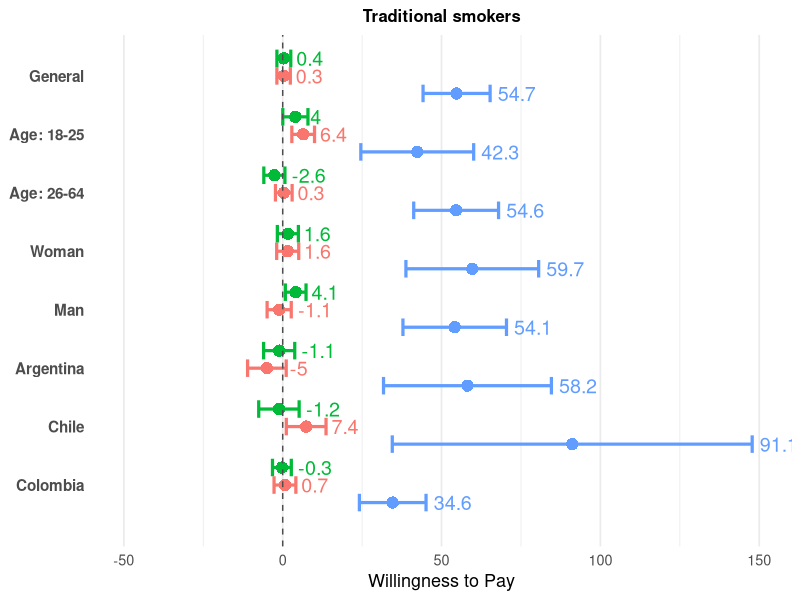
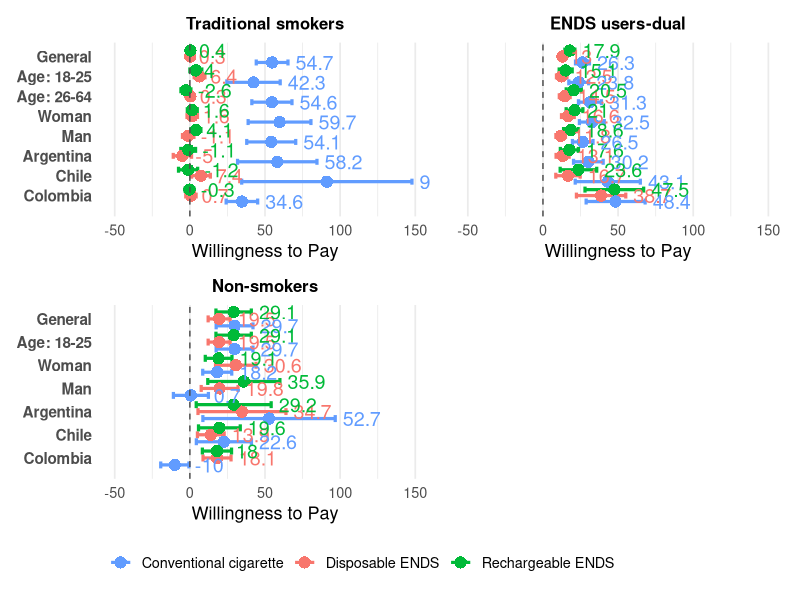
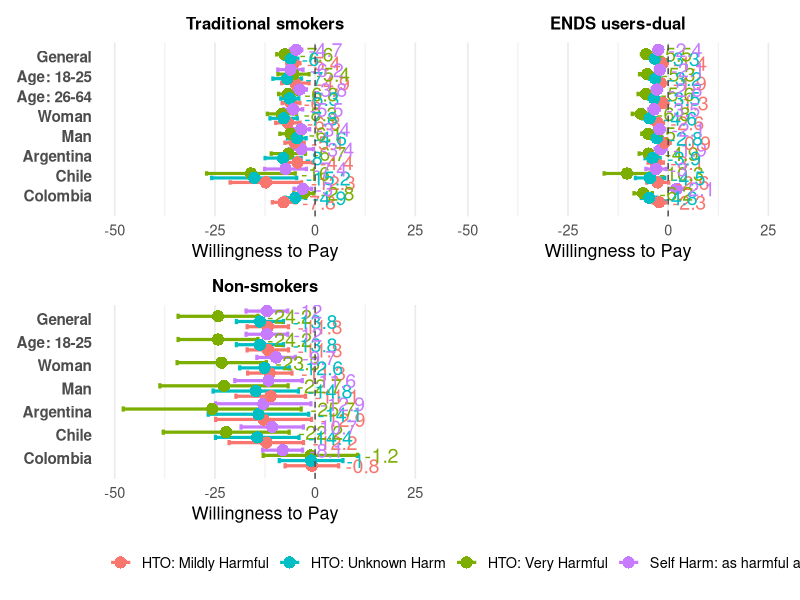
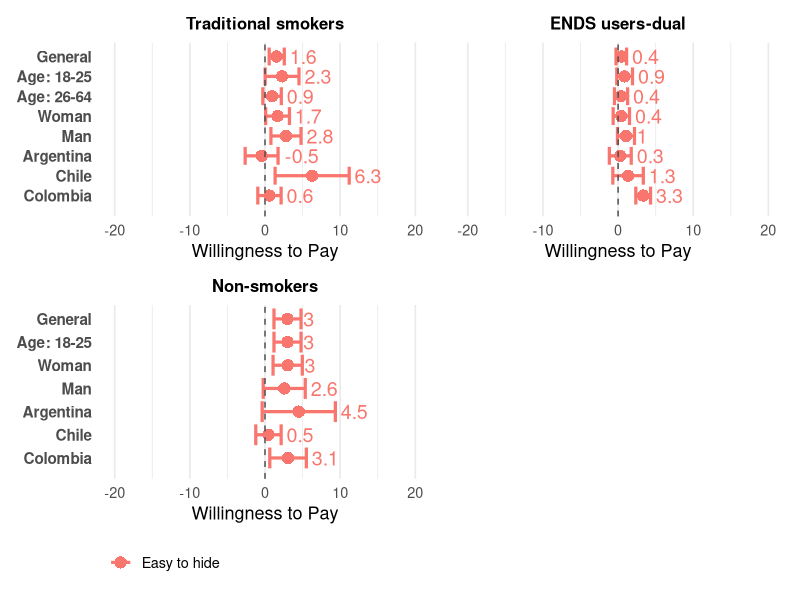
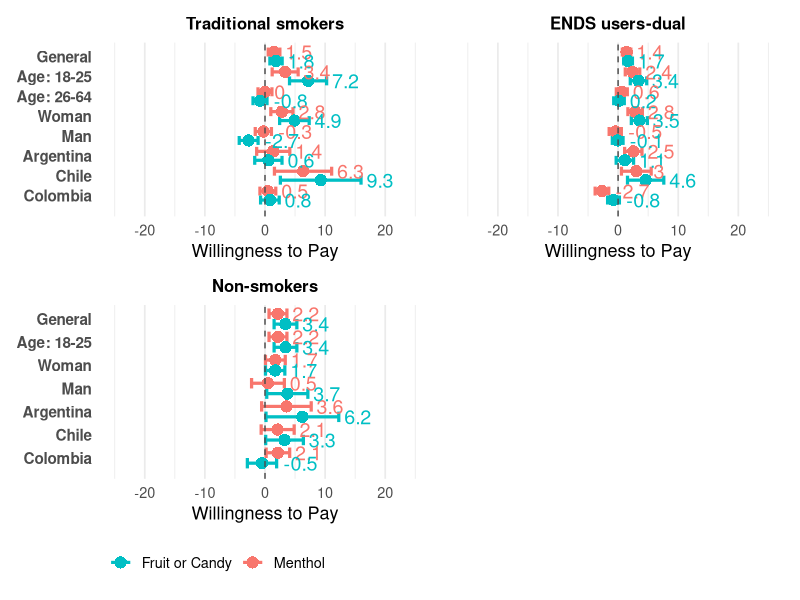
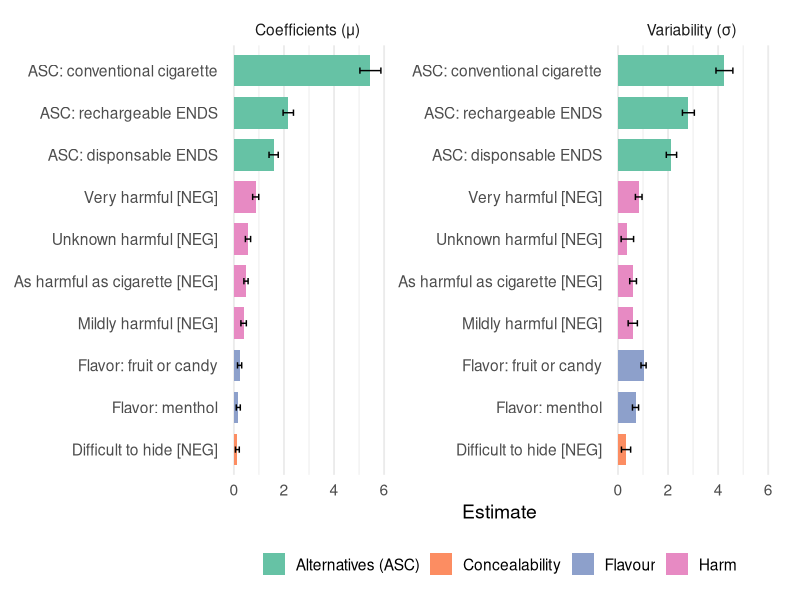

The R source for these figures, in order:
################################################################## 
########### Crea figuras para paper DCE Arg, Cl, Col ##########################
################## Agosto 2025 ##############################


rm(list = ls())


library(ggplot2)
library(dplyr)
library(patchwork)
library(gridExtra)
library(stringr)
library(patchwork)


# Definir directorio de trabajo
#setwd("C:/Users/jfino/Dropbox/Tabaco-DCE-2024/Resultados finales/Figuras")
# setwd("D:/Paul.Rodriguez/Dropbox (Personal)/tabaco/Tabaco-DCE-2024/Resultados finales/Figuras")

# Cargamos los datos en data frames: 
# Category
categorias <- c(
  "Disposable ENDS", "Rechargeable ENDS", "Conventional cigarette",
  "HTO: Mildly Harmful", "HTO: Very Harmful", "HTO: Unknown Harm",
  "Self Harm: as harmful as cigarette", "Hide: difficult to hide",
  "Menthol", "Fruit or Candy"
)

# Groups and Age
fumadores <- c("Traditional smokers", "ENDS users-dual", "Non-smokers")

#General
{
  #Create dataset with results obtained from Excel
  df_general <- data.frame(
    Category = rep(categorias, times = 3),
    Group = rep(fumadores, each = 10),
    Population = "General",  
    Mu = c(
      -0.284018604650239, -0.359061731869329, -54.7330871178434, 5.42628084049087, 7.57918974123273, 6.01442065266234, 4.73611276998701, 1.56199479086, -1.50724459746174, -1.83457550199286,
      -12.9706948486194, -17.9137171346565, -26.3051944262158, 1.39620955663625, 5.47282983218686, 3.30443275331792, 2.44750274824454, 0.427063933399133, -1.41378537195885, -1.66782615655982,
      -19.4850123751347, -29.1229094838281, -29.7445310888168, 11.7953555971751, 24.2220657722924, 13.777282307286, 12.0218140803301, 2.99464178537332, -2.15769087071376, -3.40706808261604

    ),
    
    SE = c(
      1.07890846782321, 1.11404354103527, 5.38462964597645, 0.844350745748173, 1.02057420283281, 0.8714511154634, 0.724914425461319, 0.512736504348169, 0.493456657889419, 0.521089510088924,
      1.16968751620523, 1.69509062565129, 2.36906349944538, 0.444383240799028, 0.617509289698842, 0.528695041838164, 0.432535426629689, 0.359049561822226, 0.35981220770809, 0.365844055107105,
      3.73267694772084, 6.00555563915702, 6.25140025210554, 2.63490328362125, 5.08256352251107, 2.99316925377097, 2.65540643559261, 0.918561299011328, 0.759934775874228, 0.965446997771048
    ),
    Sigma = c(
      24.2774002638299, 35.0217059207632, 36.6084915026449, -2.45708995813618, 8.34900640307237, 2.05665935691602, 5.54327645036427, 0.927051742443414, 5.2778546500144, -9.2708670793003,
      11.4175407175963, 15.3365626464883, -13.8669296446658, 0.387311699424014, 5.84801424289045, 5.24574458450019, -4.87629888282094, -3.4560270345905, 4.14974415590277, 5.22007672279517,
      -56.8969450274998, 61.0136446087724, 53.7126779913724, -3.10321538233686, -19.717468762837, 2.26915281134417, 15.4929865317155, -8.02980252560883, -1.9092108396275, -6.58884101820264
      
    )
  )
}


# Edad
{
  
  edades <- factor(c("Age: 18-25", "Age: 26-64"))
  
  # That block of code creates all possible combinations between categories, groups, and ages, 
  # and then deletes invalid combinations (in this case, a non-smoker being in the 26–64 age group).
  
  
  combinaciones <- expand.grid(
    Category = categorias,
    Group = fumadores,
    Population = edades,
    stringsAsFactors = FALSE
  )
  
  combinaciones <- combinaciones %>%
    filter(!(Group == "Non-smokers" & Population == "Age: 26-64"))
  
  df_Age <- combinaciones %>%
    mutate(
      Mu = c(
        -6.44708867106307, -3.98652442726932, -42.3496055468139, 4.92060857342081, 5.38202473186996, 6.96207404532161, 6.16178290045903, 2.27064495188725, -3.3514910515862, -7.16578702579454,
        -12.4795461936182, -15.1300198041693, -23.8127215839939, 1.91317426330498, 5.26529976269145, 3.22629073329648, 2.100392128781, 0.87105279868963, -2.39906987621858, -3.39484798298336,
        -19.4850123751347, -29.1229094838281, -29.7445310888168, 11.7953555971751, 24.2220657722924, 13.777282307286, 12.0218140803301, 2.99464178537332, -2.15769087071376, -3.40706808261604,
        -0.343481046803741, 2.62235039668198, -54.5904833803419, 5.99902156684161, 6.75872504685144, 6.31366957051404, 3.80881344259453, 0.942186632764606, 0.00593607276930683, 0.829575318691231,
        -14.4817904665056, -20.4981632582736, -31.2801196307919, 1.29819686593095, 5.56904666899233, 3.51674933884077, 2.8356227911218, 0.393368592917362, -0.620429202460959, -0.151398126925698
        
        
      ), 
      SE = c(
        1.82245336685058, 2.02045379971638, 9.06167093575288, 1.74548850267236, 1.98309691235137, 1.82697020226823, 1.60962687325653, 1.14863796226826, 1.1013628939985, 1.57460618040255,
        1.77971352647649, 2.21027795843026, 3.36769451047088, 0.692752475019168, 0.959409929424454, 0.762738671925281, 0.553738488866484, 0.534631592048978, 0.614578097687836, 0.697423204103432,
        3.73267694772084, 6.00555563915702, 6.25140025210554, 2.63490328362125, 5.08256352251107, 2.99316925377097, 2.65540643559261, 0.918561299011328, 0.759934775874228, 0.965446997771048,
        1.33941856611952, 1.69445543998915, 6.8127239746844, 1.12978077206048, 1.20194310055725, 1.14596283386978, 0.837397577340144, 0.62654186441653, 0.591415880748587, 0.594011821383828,
        1.83631017847553, 2.56797460682362, 3.90143684411291, 0.642879841967268, 0.988920656107322, 0.716966425954309, 0.608269070285576, 0.446637871937746, 0.466677666209529, 0.449034046979321
        
      ),
      Sigma = c(
        -19.7622465766796, -31.9737354656102, -2.44487316706552, -7.63582912733986, 13.4229803619121, -0.769860889812069, 8.54513248651111, 7.33704228660296, 6.88844448892098, 11.1427569252978,
        -12.3459302188033, -15.742552497517, 12.3390152600031, 1.76738362299194, 6.23798074347138, 4.68978134362208, -3.10368165285632, 3.19499185467673, -4.59413186435501, -5.9060879537798,
        -56.8969450274998, 61.0136446087724, 53.7126779913724, -3.10321538233686, -19.717468762837, 2.26915281134417, 15.4929865317155, -8.02980252560883, -1.9092108396275, -6.58884101820264,
        22.0459977221046, 33.2422552623445, 34.447527499582, 3.64058007842879, 8.00323150546381, -1.93654334108353, 5.02537970209665, 0.0986529815902948, -5.80722817225859, -8.7055324865389,
        -11.2419644156642, 16.4111313554758, 13.2347771108993, -3.50816455485078, -7.02686866187769, 4.10565507478182, -4.68923915249049, 2.64239007254313, 3.47480883769923, -4.34924969251387
      ) 
    )
}
# Country
{
  paises <- c("Argentina", "Chile", "Colombia")
  
  paises_rep <- rep(rep(paises, each = length(categorias)), times = length(fumadores))
  grupos_rep <- rep(fumadores, each = length(categorias) * length(paises))
  
  
  # Create all the correct combinations of Country, Group, and Category.
  combinaciones <- expand.grid(
    Category = categorias,
    Group = fumadores,
    Population = paises
  )
  
  # Reorder so that it is first by Country, then Group, then Category
  combinaciones <- combinaciones %>% 
    arrange(Population, Group, Category)
  
  # Create dataframe
  df_Country <- combinaciones %>%
    mutate(
      Mu = c(
        4.97305946705424, 1.11136294558798, -58.1574443699625, 4.35108584818553, 6.67931605317353, 7.97526671528663, 3.44735640522221, -0.450311817834246, -1.37090068327253, -0.559333213670319,
        -13.0719094287349, -17.5692350839984, -30.2078512719996, 3.1012986154799, 4.90758793228425, 3.89619716726816, 1.87774244454422, 0.292437318066174, -2.53105051218161, -1.12837660806039,
        -34.6804726233814, -29.163777436765, -52.6962844799152, 12.8597263651325, 25.6716955924567, 14.1330684943282, 12.9373110552782, 4.49383564540033, -3.56285697815816, -6.21942569818947,
        -7.38781659637192, 1.18730462372292, -91.1361976323764, 12.2837748990899, 16.0121850592391, 15.1950869187277, 7.37890691354765, 6.27486621894112, -6.32861093813406, -9.26569045947997,
        -16.6509647689175, -23.6094094548931, -43.138938843329, 2.61106556450155, 10.2754378138462, 4.51309051208735, 3.02221135807323, 1.32841053293405, -3.02956984781697, -4.5846765256299,
        -13.9210382525646, -19.6475749418212, -22.6363135466699, 12.1757091693018, 22.1797333824811, 14.435520495077, 10.6998147966194, 0.46074528303419, -2.10751477687571, -3.25057160926604,
        -0.708014868814254, 0.253517215122076, -34.6301643138397, 7.82399655052804, 2.82499515148775, 4.89676850694911, 3.04312131947671, 0.594426418182977, -0.475234734868596, -0.815724502058649,
        -38.6879317032741, -47.496851125256, -48.3659109623532, 2.25506121667223, 6.24165288987871, 4.75843946607999, -2.11563674639159, 3.33911876386532, 2.68475445818545, 0.764347546516625,
        -18.0786900997702, -18.0267745046034, 10.0137431799749, 0.801288895773471, 1.17076747169112, 0.988433161155691, 8.10072380121637, 3.06925332829977, -2.14722570508156, 0.500805765371401
      ), 
      SE = c(
        3.10197086818805, 2.49993267690397, 13.481263421046, 1.93573521050248, 2.17924016867408, 2.29874387978454, 1.54371926651585, 1.11703174304831, 1.40690206624244, 1.15738056920726,
        2.21300050748042, 3.06277317851063, 5.03360797771384, 0.976513404236151, 1.19144762260979, 0.963057614166005, 0.705837290721284, 0.743479374071213, 0.736115509166687, 0.738975657534327,
        14.9337872983648, 12.7220193459974, 22.4681269010031, 6.10912065974388, 11.3277598220717, 6.40182175946216, 6.06692726081316, 2.4848394846195, 2.10439096266332, 3.08812439274512,
        3.19078864777129, 3.24520093940779, 28.900978095736, 4.55301652520161, 5.64824388974238, 5.41552007278802, 2.65651743382352, 2.51611085620356, 2.42788519473299, 3.42298048776244,
        4.13688901005488, 6.20474060814208, 11.0537567926503, 1.40086440289978, 2.91659185755473, 1.86859298216163, 1.29780917874419, 1.03463173595492, 1.26243923830178, 1.53998920875058,
        4.53330909608662, 7.08905599306987, 9.35212516260518, 4.7371940554228, 8.01573269752858, 5.31734489689445, 3.96594485180197, 0.861793824800136, 1.40097645487928, 1.59904266073872,
        1.7505077540935, 1.51148389306896, 5.35147264537724, 1.44649383810023, 1.27762250159372, 1.30811121116214, 1.12308518483156, 0.790799989943137, 0.672281414878168, 0.790799989943137,
        8.37690248597826, 9.95728096453395, 10.0137431799749, 0.801288895773471, 1.17076747169112, 0.988433161155691, 0.775955590605363, 0.500805765371401, 0.578716328667068, 0.500805765371401,
        4.75561230635446, 4.95291481042838, 4.78416344702061, 3.40884658833426, 6.01110990687557, 4.05424447338005, 2.54062597634581, 1.24171330161919, 0.9991647483663, 1.24171330161919
        
      ),
      
      Sigma = c(
        -34.5394082608679, -38.8361078858509, -42.4743170339092, -7.94050559091825, -8.19477686836936, 5.43525490896704, -6.32270207149842, 2.12299549648494, 14.4610448602601, 18.281497984692,
        -13.4297187128579, 16.8670567992996, 16.4569699036693, -2.25854501001175, 6.61436790414093, 1.61892713126285, -3.82872829519259, 6.23788747523229, -7.12716122679326, -8.14851562985396,
        -68.5076643918732, -71.5134886999559, 36.3432745489448, -5.66508762631721, -27.621877933403, -0.351886389781397, -17.1963105906011, 13.7335668948957, 5.16314988583628, -11.8173732844501,
        40.9239394628955, -59.1264977071878, -69.137167313298, -0.10266893607245, -15.1406291184411, 8.88071931592257, 3.50356156921676, 5.7758903224479, -12.0991880003843, -18.5896714565632,
        -15.949734427128, -25.613846383392, 24.0347280307181, 1.9751560222693, -5.66350907245993, -7.95281479586525, 9.43734188258002, -4.32846483493792, -5.02199458570124, 7.58226033347127,
        50.4284446656205, 47.7344975822782, -51.190845571048, -3.10718623039626, -17.4478932630223, -5.34149231985398, -13.0657483961896, -4.60843610232317, 2.73204617334919, -9.0664279360666,
        -26.481907405883, 23.414487095864, 10.2479549996006, 8.14100406182076, 10.1044833124714, 3.25257621977239, -8.58842449270517, -6.54857212059505, -1.80281744817259, -3.29659138367357,
        -13.3824146547806, -5.16301141212525, -23.8896467584706, -2.55340521042456, -7.62019749038298, -2.11563674639159, 2.68475445818545, 1.10569338762576, -0.724179078593528, -3.41041900828749,
        -40.0606364476132, -49.6915578225361, 39.717325073878, 2.5251420094691, 15.4377878597994, 4.32218966811608, 13.4710513729353, -6.71829894807029, 2.28933510286167, 3.87522653853034
      ))
}



# Gender
{
  sexo <- c("Woman", "Man")
  combinaciones <- expand.grid(
    Category = categorias,
    Group = fumadores,
    Population = sexo,
    stringsAsFactors = FALSE
  )
  
  
  df_gender <- combinaciones %>%
    mutate(
      Mu = c(
        -1.57376536627553, -1.62487969261922, -59.6747989175575, 6.79727970607292, 8.26038784023568, 7.84638856654869, 5.47439613428213, 1.67016488068368, -2.81185833102677, -4.8931078392412,
        -16.5881289843545, -21.0140563908302, -32.5419435587023, 2.64705917259947, 6.7742177064421, 4.63321273463141, 3.50124789821279, 0.430533752371369, -2.8353343478384, -3.5380159679029,
        -30.5667013810772, -19.1406810972475, -18.2103589797456, 11.3049242325169, 23.3028882213685, 12.6228453358724, 9.73372661801521, 3.01870759726056, -1.72445414606745, -1.68811135876128,
        1.1066426397542, -4.08695883879956, -54.1450062142984, 5.12756149093065, 6.07877147032616, 4.56617914454923, 3.42885741439761, 2.79020144933454, 0.276377899037586, 2.71900501514572,
        -11.7929388759247, -18.5706057756595, -26.4620462032979, 0.936143422160517, 5.02686629081377, 2.81234112243654, 2.13176098838015, 1.04983660346155, 0.471730578705108, 0.0658273736814684,
        -19.80478604446, -35.9161338655641, -0.689229370173456, 11.0668096981927, 22.7312401984483, 14.8072870868653, 11.617779303351, 2.55881723482646, -0.493574290849677, -3.71016104799553

      ), 
      SE = c(
        1.76976316862946, 1.68906764826591, 10.6592185710275, 1.54966626213342, 1.86137005655816, 1.74038354981679, 1.21552564027006, 0.807096747641009, 0.940682280093955, 1.25431135217306,
        2.16349194311274, 2.84323593150132, 4.22836606824876, 0.749421956274442, 1.11657608384691, 0.873066950298281, 0.681635010261013, 0.554918308207686, 0.614399671576252, 0.681641056898271,
        6.87430633769376, 4.53317031477887, 4.92731387094942, 2.81987867545904, 5.68195382569101, 3.15719635322466, 2.45015874340201, 0.993303749161422, 0.840038280373781, 0.821618000647508,
        1.93874998877628, 1.66152753563708, 8.31404164065802, 1.2276361979102, 1.38564273069078, 1.19163099183611, 1.05753420666372, 1.02235465200984, 0.686494192701484, 0.799731481366041,
        1.62125632990647, 2.47010100375128, 3.49331414968906, 0.733704631196419, 0.80037124200366, 0.679892243630576, 0.641950991648366, 0.577578992153379, 0.517302903970467, 0.454991704457266,
        6.25601220700794, 12.2427935418234, 5.9435701085925, 4.43392384680398, 8.16313293026298, 5.43394099750895, 4.29747864318828, 1.42849611382494, 1.39145927169137, 1.74527633620123
), 
      Sigma = c(
        -31.1366098249355, 36.9104925345926, -43.1612135304064, -3.69661677769804, 11.8950100677843, -2.61866701991235, -3.71887145548082, 2.47120799326889, -8.41164404208508, -13.7753242838401,
        -15.548649344429, -17.8061906361364, 12.9550816967818, -2.89520427222273, 7.71705519691524, -5.36323358648942, -4.41345578889145, 4.63978713267346, 5.02547827806513, -6.54856542178076,
        55.8380066837449, -51.7614885637603, -85.1160457615076, 1.16711781310555, 10.833952875281, 1.82044899062083, -11.8683059208726, -5.88697841577366, -2.616244174326, -4.63334596042787,
        -25.9740328672092, 27.981764422496, 29.6274715634857, -0.307795633576577, -5.39437735771201, -3.29415405821128, 5.3829267204191, -3.47772594561232, 5.09491451546195, -6.51932774288872,
        8.69172174084335, -14.5208310012653, 16.6337151791378, 4.72238026196565, 3.1789534413078, -2.06810201561458, -4.41207925479439, 3.96986381622137, 3.5187279855096, 3.99612056682421,
        -66.1913695954007, -82.7696348015185, -107.045203935973, -1.14130651428088, 20.1929954034685, 3.34537285015122, 12.3666281119329, 5.61799829233551, 6.15190298719424, 6.43993957997777
) 
    )
}


# Unimos todos en un solo data frame
df_all <- bind_rows(df_general, df_Age, df_Country, df_gender)
df_all$Mu= - df_all$Mu  # Para que sea más fácil de interpretar

# Estas categoría la dejamos en negativo para poder expresar más fácil su significado
df_all$Mu[df_all$Category=="Hide: difficult to hide"]           =-df_all$Mu[df_all$Category=="Hide: difficult to hide"]

df_all$Category[df_all$Category=="Hide: difficult to hide"]="Easy to hide"


#Comprobamso que sean únicos 
print(any(duplicated(df_all %>% select(Category, Group, Population)))) #No hay duplicados

# Creamos IC al 95% 

df_all <- df_all %>%
  mutate(
    lower = Mu - 1.96 * SE,
    upper = Mu + 1.96 * SE
  )

# Graficamos todo: 

colores_grupos <- c(
  "Traditional smokers"= "#c77cff",
  "ENDS users-dual"= "#f8766d", 
  "Non-smokers"= "#00bfc4"
)

rm(df_general, df_Age, df_Country, df_gender)
###########################  Graficos  ####################################### 

#CAT: 
#  "Disposable ENDS", "Rechargeable ENDS", "Conventional cigarette",
#  "HTO: Mildly Harmful", "HTO: Very Harmful", "HTO: Unknown Harm",
#  "Self Harm: as harmful as cigarette", "Hide: difficult to hide",
#  "Menthol", "Fruit or Candy"

plot_dot_error <- function(df, grupo = "Traditional smokers", categorias_seleccion = c("Disposable ENDS", "Rechargeable ENDS", "Conventional cigarette"), mostrar_y = 1, limites_x = c(20, 300)) {
  
  # Filtramos según grupo y categorías
  df_plot <- df %>%
    filter(
      Group == grupo,
      Category %in% categorias_seleccion
    ) %>%
    mutate(
      # Convertimos Population en factor y controlamos el orden
      Population = factor(Population, levels = c("Colombia", "Chile", "Argentina", "Man", "Woman", "Age: 26-64", "Age: 18-25", "General"))
    )
  
  # Crear colores dinámicamente según la cantidad de categorías seleccionadas
  colores <- scales::hue_pal()(length(categorias_seleccion))
  names(colores) <- categorias_seleccion
  
  # Crear gráfico
  ggplot(df_plot, aes(x = Mu, y = Population, color = Category)) +
    geom_errorbarh(aes(xmin = lower, xmax = upper),
                   width = 0.4, linewidth = 1.1,  
                   position = position_dodge(width = 0.9)) +
    geom_point(size = 3.5, stroke = 1, shape = 16,
               position = position_dodge(width = 0.9)) +
    geom_text(
      aes(label = round(Mu, 1), x = upper),  # coloca el texto al final del CI
      hjust = -0.2,                          # un poco a la derecha del extremo
      vjust = 0.5,
      size = 5,                              # tamaño visible
      show.legend = FALSE,
      position = position_dodge(width = 0.9)
    ) +
    geom_vline(xintercept = 0, linetype = "dashed", color = "gray30") +
    scale_y_discrete(expand = expansion(mult = c(0.15, 0.1))) +
    scale_x_continuous(limits = limites_x) + 
    scale_color_manual(values = colores) +
    labs(title =  grupo,
         x = "Willingness to Pay",
         y =  NULL,
         color = NULL) +
    theme_minimal(base_size = 13) +
    theme(
      legend.position = if (mostrar_y == 3) "bottom" else "none",
      legend.justification = if (mostrar_y == 3) "left" else "none" ,
      legend.title = element_text(size = 11) , 
      plot.title = element_text(face = "bold", size = 12, hjust = 0.5),
      panel.grid.major.y = element_blank(),
      strip.text = element_text(face = "bold", size = 11, hjust = 0),
      axis.text.y = if (mostrar_y == 1 | mostrar_y == 3) element_text(face = "bold", size = 11, hjust = 1) else element_blank()
      #axis.text.y = element_text(face = "bold", size = 11, hjust = 1)
    )
}


###########################  Graficos: Alternativas  ####################################### 
plot_dot_error(df_all, grupo = "Traditional smokers", categorias_seleccion = c("Disposable ENDS", "Rechargeable ENDS", "Conventional cigarette"), mostrar_y = 1, limites_x = c(-50, 150) )

plot_alt_TS <- plot_dot_error(df_all, grupo = "Traditional smokers", categorias_seleccion = c("Disposable ENDS", "Rechargeable ENDS", "Conventional cigarette"), mostrar_y = 1, limites_x = c(-50, 150) )
plot_alt_dual <- plot_dot_error(df_all, grupo = "ENDS users-dual", categorias_seleccion = c("Disposable ENDS", "Rechargeable ENDS", "Conventional cigarette"), mostrar_y = 2,  limites_x = c(-50, 150))
plot_alt_NS <- plot_dot_error(df_all, grupo = "Non-smokers", categorias_seleccion = c("Disposable ENDS", "Rechargeable ENDS", "Conventional cigarette"), mostrar_y = 3, limites_x = c(-50, 150) )

(plot_alt_TS | plot_alt_dual | plot_alt_NS) + plot_layout(ncol = 2, nrow = 2)
plot_alternatives <- (plot_alt_TS | plot_alt_dual | plot_alt_NS) + plot_layout(ncol = 2, nrow = 2)


ggsave("Alternatives.png", plot_alternatives, width = 10, height = 14, dpi = 350)
ggsave("Alternatives.svg", plot_alternatives, width = 10, height = 14, dpi = 350,device = "svg")

###########################  Graficos: Atributos  ####################################### 

##### Harm 
plot_harm_TS <- plot_dot_error(df_all, grupo = "Traditional smokers", categorias_seleccion = c("HTO: Mildly Harmful", "HTO: Very Harmful", "HTO: Unknown Harm", "Self Harm: as harmful as cigarette"), mostrar_y = 1, limites_x = c(-50, 25))
plot_harm_dual <- plot_dot_error(df_all, grupo = "ENDS users-dual", categorias_seleccion = c("HTO: Mildly Harmful", "HTO: Very Harmful", "HTO: Unknown Harm", "Self Harm: as harmful as cigarette"), mostrar_y = 2, limites_x = c(-50, 25))
plot_harm_NS <- plot_dot_error(df_all, grupo = "Non-smokers", categorias_seleccion = c("HTO: Mildly Harmful", "HTO: Very Harmful", "HTO: Unknown Harm", "Self Harm: as harmful as cigarette"), mostrar_y = 3, limites_x = c(-50, 25))



(plot_harm_TS | plot_harm_dual | plot_harm_NS) + plot_layout(ncol = 2, nrow = 2)
plot_harm <- (plot_harm_TS | plot_harm_dual | plot_harm_NS) + plot_layout(ncol = 2, nrow = 2)
ggsave("Harm.png", plot_harm, width = 10, height = 14, dpi = 300)
ggsave("Harm.svg", plot_harm, width = 10, height = 14, dpi = 300,device = "svg")

##### Hide
plot_hide_TS <- plot_dot_error(df_all, grupo = "Traditional smokers", categorias_seleccion = c( "Easy to hide" ), mostrar_y = 1, limites_x = c(-20, 20))
plot_hide_dual <- plot_dot_error(df_all, grupo = "ENDS users-dual", categorias_seleccion = c( "Easy to hide" ), mostrar_y = 2, limites_x = c(-20, 20))
plot_hide_NS <- plot_dot_error(df_all, grupo = "Non-smokers", categorias_seleccion = c( "Easy to hide" ), mostrar_y = 3, limites_x = c(-20, 20))

(plot_hide_TS | plot_hide_dual | plot_hide_NS) + plot_layout(ncol = 2, nrow = 2)
plot_hide <- (plot_hide_TS | plot_hide_dual | plot_hide_NS) + plot_layout(ncol = 2, nrow = 2)
ggsave("Hide.png", plot_hide, width = 10, height = 14, dpi = 300)
ggsave("Hide.svg", plot_hide, width = 10, height = 14, dpi = 300,device = "svg")

##### Flavours
plot_flavours_TS <- plot_dot_error(df_all, grupo = "Traditional smokers", categorias_seleccion = c("Menthol", "Fruit or Candy"), mostrar_y = 1, limites_x = c(-25, 25))
plot_flavours_dual <- plot_dot_error(df_all, grupo = "ENDS users-dual", categorias_seleccion = c( "Menthol", "Fruit or Candy"), mostrar_y = 2, limites_x = c(-25, 25))
plot_flavours_NS <- plot_dot_error(df_all, grupo = "Non-smokers", categorias_seleccion = c("Menthol", "Fruit or Candy"), mostrar_y = 3, limites_x = c(-25, 25))


(plot_flavours_TS | plot_flavours_dual | plot_flavours_NS) + plot_layout(ncol = 2, nrow = 2)
plot_flavours <- (plot_flavours_TS | plot_flavours_dual | plot_flavours_NS) + plot_layout(ncol = 2, nrow = 2)
ggsave("Flavours.png", plot_flavours, width = 10, height = 14, dpi = 300)
ggsave("Flavours.svg", plot_flavours, width = 10, height = 14, dpi = 300,device = "svg")



# Figure 1: attribute importance, for all smokers =========================
# Importante: no se incluyen los precios porque los coeficientes asociados
# son los parametros dentro de la distribución -LogNormal que siguen
# En consecuencia, no son fácilmente comparables con el resto de coeficientes
# Paquetes
library(tidyverse)
library(patchwork)


# Input data

df1 <- tribble(
  ~Parameter, ~Coefficient, ~Se, ~Mu,
  "ASC: disponsable ENDS",         1.586976711,  0.093645743, 1,
  "ASC: disponsable ENDS",         2.135540860,  0.105125256, 0,
  "ASC: rechargeable ENDS",        2.172236825,  0.105633507, 1,
  "ASC: rechargeable ENDS",       -2.811892036,  0.121288636, 0,
  "ASC: conventional cigarette",   5.452181755,  0.213863992, 1,
  "ASC: conventional cigarette",  -4.251531511,  0.172122453, 0,
  
  "Mildly harmful [NEG]",         -0.388427387,  0.055204781, 1,
  "Mildly harmful [NEG]",         -0.590279144,  0.093811539, 0,
  "Very harmful [NEG]",           -0.870561487,  0.062198692, 1,
  "Very harmful [NEG]",           -0.827991124,  0.067572689, 0,
  "Unknown harmful [NEG]",        -0.563304272,  0.053098605, 1,
  "Unknown harmful [NEG]",         0.374537324,  0.126847964, 0,
  "As harmful as cigarette [NEG]",-0.483135022,  0.042810049, 1,
  "As harmful as cigarette [NEG]", 0.602738305,  0.068642693, 0,
  
  "Difficult to hide [NEG]",      -0.138387199,  0.039066966, 1,
  "Difficult to hide [NEG]",      -0.322083636,  0.093586721, 0,
  "Flavor: menthol",               0.174741954,  0.041155976, 1,
  "Flavor: menthol",               0.700066995,  0.062238525, 0,
  "Flavor: fruit or candy",        0.227751790,  0.042562560, 1,
  "Flavor: fruit or candy",       -1.020990926,  0.052150456, 0
)




# Si quisiéramos poner el precio, deberíamos obtener los momentos
# de la distribución... no me lle´go a funcionar bien. Dejo
# aca lo último
# 1) Extrae momentos para precio (mu_p, sd_p) y recupera (m,s)
#row_mu_p <- df1 %>% filter(Mu==1, str_detect(Parameter, "^Price")) %>% slice(1)
#row_sd_p <- df1 %>% filter(Mu==0, str_detect(Parameter, "^Price")) %>% slice(1)
#mu_p <- as.numeric(row_mu_p$Coefficient)        # ~ -13.358...
#sd_p <- as.numeric(row_sd_p$Coefficient)        # ~ 8.702

#s2  <- log(1 + (sd_p/abs(mu_p))^2)
#s   <- sqrt(s2)
#m   <- log(abs(mu_p)) - 0.5*s2   # ~2.415


# df1: Parameter, Coefficient, Se, Mu (1 = mu, 0 = sigma)
stopifnot(all(c("Parameter","Coefficient","Se","Mu") %in% names(df1)))

df_plot <- df1 %>%
  mutate(
    kind = if_else(Mu == 1, "Coefficients (μ)", "Variability (σ)"),
    group = case_when(
      str_detect(Parameter, "^ASC")                         ~ "Alternatives (ASC)",
      str_detect(Parameter, "(?i)Price")                    ~ "Price",
      str_detect(Parameter, "(?i)^Difficult")                    ~ "Concealability",
      str_detect(Parameter, "(?i)^Flavor")                  ~ "Flavour",
      TRUE ~ "Harm"
    ),
    ci_l = Coefficient - 1.96*Se,
    ci_u = Coefficient + 1.96*Se,
    neg_flag = str_detect(Parameter, fixed("[NEG]"))
  ) %>%
  # 1) Flip para μ con [NEG]
  mutate(
    Coefficient = if_else(kind == "Coefficients (μ)" & neg_flag, -Coefficient, Coefficient),
    ci_l        = if_else(kind == "Coefficients (μ)" & neg_flag, -ci_l,        ci_l),
    ci_u        = if_else(kind == "Coefficients (μ)" & neg_flag, -ci_u,        ci_u)
  ) %>%
  # Reordenar extremos si quedaron invertidos
  mutate(
    tmp_l = pmin(ci_l, ci_u),
    tmp_u = pmax(ci_l, ci_u),
    ci_l  = tmp_l, ci_u = tmp_u
  ) %>%
  select(-tmp_l, -tmp_u) %>%
  # 2) σ en magnitud positiva
  mutate(
    Coefficient = if_else(kind == "Variability (σ)", abs(Coefficient), Coefficient),
    ci_l = if_else(kind == "Variability (σ)", pmax(0, abs(ci_l)), ci_l),
    ci_u = if_else(kind == "Variability (σ)", abs(ci_u), ci_u)
  ) %>%
  # Ordenar dentro de cada facet después de transformar
  group_by(kind) %>%
  mutate(Parameter_f = forcats::fct_reorder(Parameter, Coefficient)) %>%
  ungroup()


# Gráfico único con facets (evita duplicar leyenda y problemas de recorte)
p <- ggplot(df_plot, aes(x = Parameter_f, y = Coefficient, fill = group)) +
  geom_col(width = 0.75) +
  geom_errorbar(aes(ymin = ci_l, ymax = ci_u), width = 0.15) +
  coord_flip(clip = "off") +
  facet_wrap(~ kind, ncol = 2, scales = "free_y") +
  scale_fill_brewer(palette = "Set2") +
  labs(x = NULL, y = "Estimate", fill = NULL) +
  theme_minimal(base_size = 14) +
  theme(
    legend.position = "bottom",
    panel.grid.major.y = element_blank(),
    plot.margin = margin(10, 20, 10, 10)
  )

p

# Exporta
ggsave("Figure1_bars.svg", p, width = 14, height = 10, device = "svg")
ggsave("Figure1_bars.png", p, width = 14, height = 10, dpi = 300)
